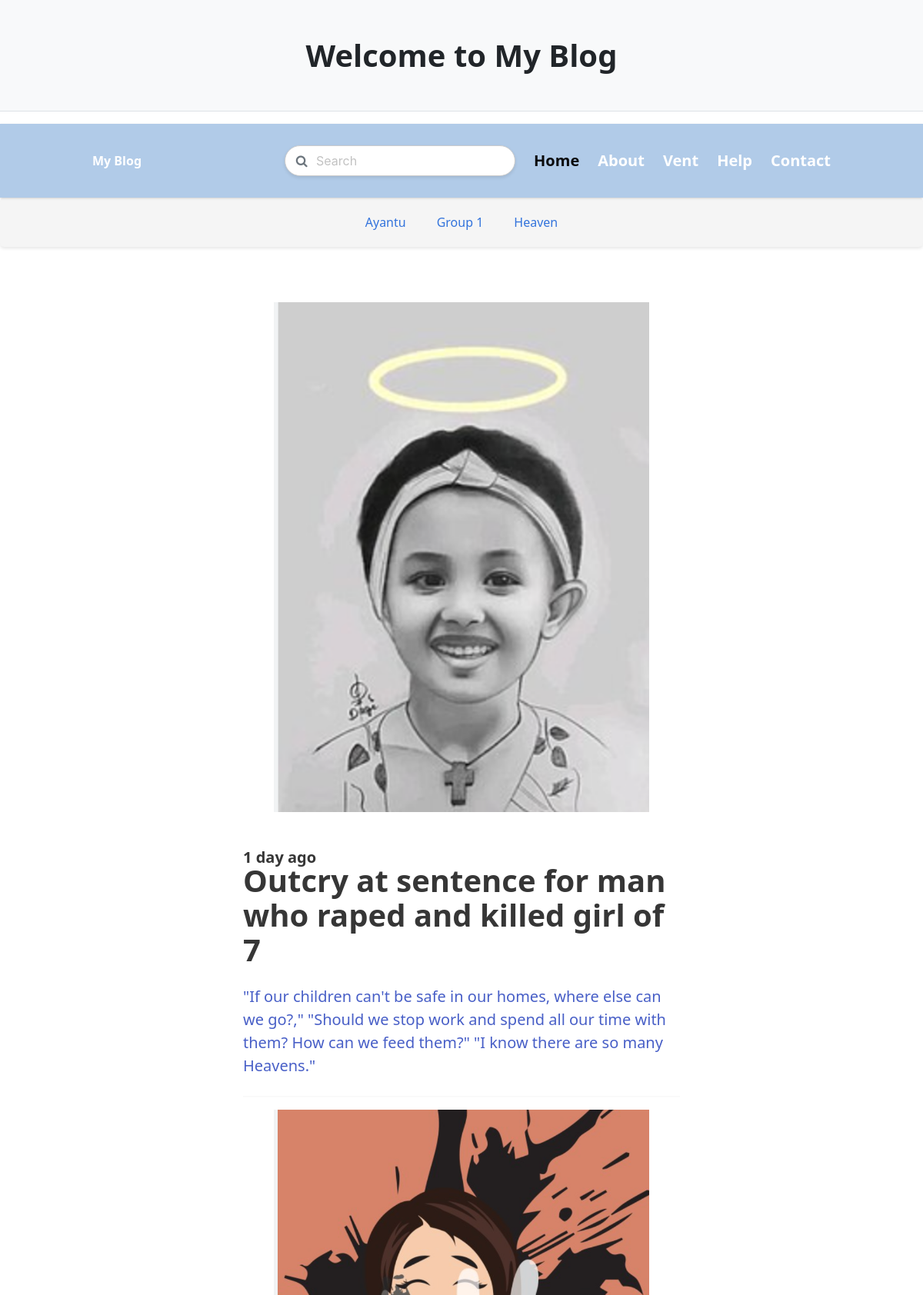
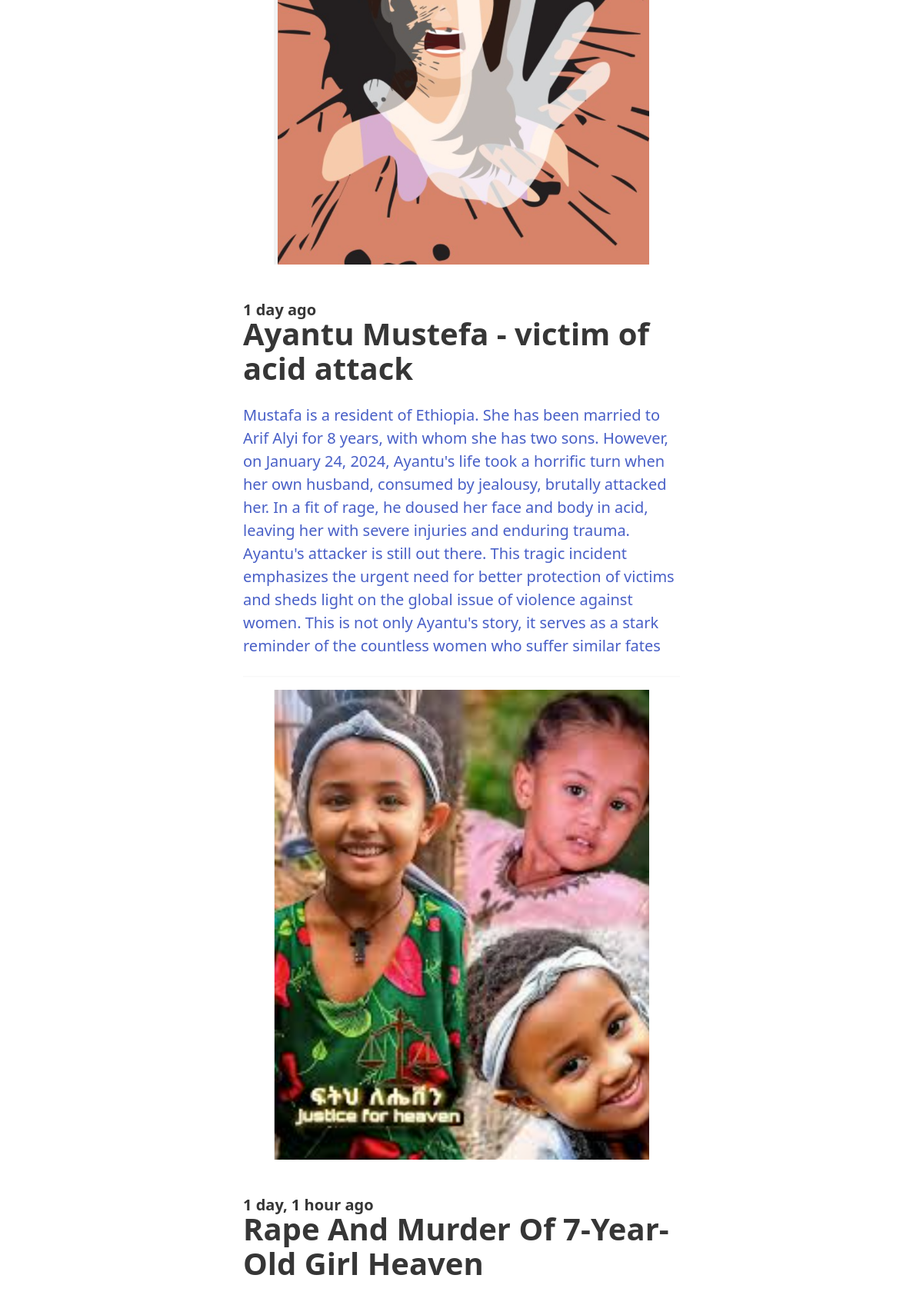
The page / (upper part) on the database its author committed (2 pictures, top to bottom).
### vlog/models.py (models this page shows, shortened)
class Category(models.Model):
    title = models.CharField(max_length=255)
    slug = models.SlugField()
    class Meta:
        ordering = ('title',)
        verbose_name_plural = 'Categories'

class Post(models.Model):
    ACTIVE = 'active'
    DRAFT = 'draft'
    CHOICES_STATUS = (
        (ACTIVE, 'Active'),
        (DRAFT, 'Draft')
    )
    category = models.ForeignKey(Category, related_name='posts', on_delete=models.CASCADE)
    title = models.CharField(max_length=255)
    slug = models.SlugField()
    intro = models.TextField()
    body = models.TextField()
    created_at = models.DateTimeField(auto_now_add=True)
    status = models.CharField(max_length=10, choices=CHOICES_STATUS, default=ACTIVE)
    image = models.ImageField(upload_to='uploads/', blank=True, null=True)
    class Meta:
        ordering = ('-created_at',)

### core/views.py (the view)
# urls.py: path('', frontpage, name='frontpage'),
def frontpage(request):
    posts = Post.objects.filter(status=Post.ACTIVE)
    categories = Category.objects.all()
    return render(request, 'core/base.html', {'posts': posts, 'section': 'frontpage', 'categories': categories})

### core/templates/core/base.html (shortened to what this page needs)
<!DOCTYPE html>
<html lang="en">
  <head>
    {% load static %}
    <link
      rel="stylesheet"
      href="https://unpkg.com/bulma@0.9.2/css/bulma.min.css"
    />
    <link
      href="https://stackpath.bootstrapcdn.com/font-awesome/4.7.0/css/font-awesome.min.css"
      rel="stylesheet"
    />
    <link rel="stylesheet" href="{% static 'css/styles.css' %}" />
  </head>
  <body>
    {% block header %}
    {% if not about_page %}
    <header class="py-5 bg-light border-bottom mb-4">
      <div class="container">
        <div class="text-center my-5">
          <h1 class="fw-bolder">Welcome to My Blog</h1>
        </div>
      </div>
    </header>
    {% endif %} {% endblock %}
    <nav class="navbar">
      <div class="container">
        <div class="navbar-brand">
          <a class="navbar-item" href="/">
            <strong>My Blog</strong>
          </a>
        </div>
        <div id="navbarMenu" class="navbar-menu">
          <div class="navbar-end">
            <div class="navbar-item">
              <form method="get" action="{% url 'search' %}">
                <div class="control has-icon-left">
                  <input
                    class="input is-rounded"
                    name="query"
                    type="search"
                    placeholder="Search"
                  />
                  <span class="icon is-left">
                    <i class="fa fa-search"></i>
                  </span>
                </div>
              </form>
            </div>
            <a
              href="/"
              class="navbar-item is-active is-size-5 has-text-weight-semibold"
              >Home</a
            >
            <a
              href="{% url 'about' %}"
              class="navbar-item is-size-5 has-text-weight-semibold"
              >About</a
            >
            <a
              href="{% url 'vent' %}"
              class="navbar-item is-size-5 has-text-weight-semibold"
              >Vent</a
            >
            <a
              href="{% url 'help_list' %}"
              class="navbar-item is-size-5 has-text-weight-semibold"
              >Help</a
            >
            <a
              href="{% url 'contact' %}"
              class="navbar-item is-size-5 has-text-weight-semibold"
              >Contact</a
            >
          </div>
        </div>
      </div>
    </nav>
    <div class="box">
      <div class="columns is-centered">
        <div class="column is-narrow">
          <ul class="category-list">
            {% for category in categories %}
            <li>
              <a href="{% url 'category_detail' category.slug %}"
                >{{ category.title }}</a
              >
            </li>
            {% endfor %}
          </ul>
        </div>
      </div>
    </div>
    {% if not category and not query %}
    <section class="hero">
      <div class="hero-body">
        <div class="container">
          <section class="section">
            <div class="columns">
              <div class="column is-8 is-offset-2">
                {% for post in posts %}
                <div class="content is-medium">
                  <a
                    href="{% url 'post_detail' post.category.slug post.slug %}"
                  >
                    {% if post.image %}
                    <figure class="image">
                      <img src="{{ post.image.url }}" />
                    </figure>
                    {% endif %}
                    <h2 class="subtitle is-4">
                      {{ post.created_at|timesince }} ago
                    </h2>
                    <h1 class="title">{{ post.title }}</h1>
                    <p>{{ post.intro }}</p>
                  </a>
                </div>
                <hr />
                {% endfor %}
              </div>
            </div>
          </section>
        </div>
      </div>
    </section>
    {% endif %}
  </body>
</html>

### static/css/styles.css (style rules this page uses)
:root { --primary-color: #5ba0ea71; --secondary-color: #6c757d; --background-color: #ffffff; --text-color: #212529; --border-color: #e5e5e5; --navbar-height: 6rem; --navbar-bg-color: #508bcb71; --navbar-text-color: #ffffff; --footer-bg-color: #f8f9fa; --footer-text-color: #6c757d; }
body { margin: 0; font-family: "Segoe UI", Tahoma, Geneva, Verdana, sans-serif; font-size: 1rem; font-weight: 400; line-height: 1.5; color: var(--text-color); background-color: var(--background-color); }
header.py-5 { display: flex; justify-content: center; align-items: center; text-align: center; background-color: #f8f9fa; padding: 5rem 0; border-bottom: 1px solid #dee2e6; margin-bottom: 1rem; }
header.py-5 h1 { font-weight: bolder; font-size: 2.5rem; }
.navbar { height: var(--navbar-height); background-color: var(--navbar-bg-color); color: var(--navbar-text-color); box-shadow: 0 1px 3px 0 rgba(0, 0, 0, 0.1), 0 1px 2px 0 rgba(0, 0, 0, 0.06); }
.navbar-item { color: var(--navbar-text-color); font-weight: 600; }
.hero { background-color: var(--background-color); }
h1, h2, h3, h4, h5, h6 { margin-top: 0; margin-bottom: 0.5rem; font-weight: 500; line-height: 1.2; }
h1 { font-size: 2.5rem; }
h2 { font-size: 2rem; }
p { margin-top: 0; margin-bottom: 1rem; padding-top: 0 !important; }
hr { margin: 1rem 0; border: 0; border-top: 1px solid var(--border-color); opacity: 0.25; }
.control.has-icon-left { position: relative; max-width: 300px; }
.control.has-icon-left .input { padding-left: 2.5rem; border-radius: 50px; box-shadow: 0 2px 4px rgba(0, 0, 0, 0.1); transition: all 0.3s ease; }
.control.has-icon-left .icon.is-left { position: absolute; top: 50%; left: 10px; transform: translateY(-50%); color: var(--secondary-color); transition: color 0.3s ease; }
.category-list { display: flex; align-items: center; justify-content: center; gap: 20px; padding: 0; list-style: none; }
.category-list li { margin: 0; }
.category-list a { text-decoration: none; color: #3273dc; padding: 5px 10px; }
.box { padding: 20px; background-color: #f5f5f5; border-radius: 5px; box-shadow: 0 2px 4px rgba(0, 0, 0, 0.1); }
.control input.input, .control textarea.textarea { width: 100%; padding: 10px; font-size: 16px; border: 1px solid #ccc; border-radius: 4px; }
.subtitle.is-4 { font-size: 1.25rem; font-weight: bold; color: #363636; margin-bottom: 1rem; }
.control { display: flex; align-items: center; }
input, textarea { width: 100%; padding: 0.75rem 1rem; border: 1px solid #dbdbdb; border-radius: 4px; font-size: 1rem; color: #4a4a4a; background-color: #fff; box-shadow: inset 0 1px 2px rgba(10, 10, 10, 0.1); transition: border-color 0.3s ease; }

### core/templates/core/base.html (style rules this page uses)
body, html { margin: 0; padding: 0; }
.section { padding-top: 0 !important; margin-top: 0 !important; }
.container { padding-top: 0 !important; margin-top: 0 !important; }

### rows shown on the page
Category: title "Ayantu"
Category: title "Group 1"
Category: title "Heaven"
Post: image (picture), created_at "1 day", title "Outcry at sentence for man who raped and killed girl of 7", intro "\"If our children can't be safe in our homes, where else can we go?,\" \"Should we stop work and spend all our time with them? How can we feed them?\" \"I know there are so many Heavens.\""
Post: image (picture), created_at "1 day", title "Ayantu Mustefa - victim of acid attack", intro "Mustafa is a resident of Ethiopia. She has been married to Arif Alyi for 8 years, with whom she has two sons. However, on January 24, 2024, Ayantu's life took a horrific turn when her own husband, consumed by jealousy, brutally attacked her. In a fit of rage, he doused her face and body in acid, leaving her with severe injuries and enduring trauma. Ayantu's attacker is still out there. This tragic incident emphasizes the urgent need for better protection of victims and sheds light on the global issue of violence against women. This is not only Ayantu's story, it serves as a stark reminder of the countless women who suffer similar fates"
Post: image (picture), created_at "1 day, 1 hour", title "Rape And Murder Of 7-Year-Old Girl Heaven"
